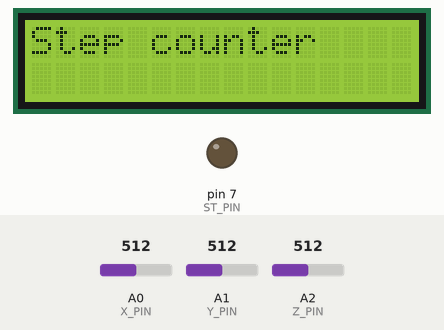
This sketch was run on a simulated Arduino Uno, built with avr-gcc and run on an emulated ATmega328P. Shown: 16×2 character LCD, output pins drawn as LEDs (lit = HIGH). Inputs (shaded band) come from the test bench; at power-on: A0 (X_PIN) = 512, A1 (Y_PIN) = 512, A2 (Z_PIN) = 512. What the sketch prints to the serial monitor is not drawn.

Above: at 0.1 s.
At 1.1 s:
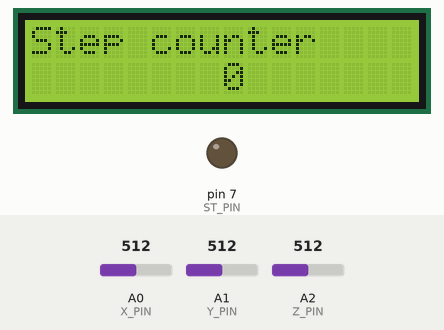

The sketch:

butterworth_filter_demo.ino
```cpp
// #include <math.h>

// double a[2] = {1.95558189, -0.95654717};
// double b[3] = {0.00024132, 0.00048264, 0.00024132};
// double inputs[3] = {0, 0, 0};
// double outputs[3] = {0, 0, 0};

// void setup() {
//   // put your setup code here, to run once:
//   Serial.begin(57600);
// }

// void loop() {
//   // put your main code here, to run repeatedly:
//   float t = ((float)millis())/1000;
//   inputs[0] = 1 * sin(2.0*3.14*2.0*t) + 0.2 * sin(2.0*3.14*50.0*t);
//   outputs[0] = a[0]*outputs[1] + a[1]*outputs[2] + b[0]*inputs[0] + b[1]*inputs[1] + b[2]*inputs[2];
//   inputs[2] = inputs[1];
//   inputs[1] = inputs[0];
//   outputs[2] = outputs[1];
//   outputs[1] = outputs[0];

//   Serial.print("Input:");
//   Serial.print(inputs[0]);
//   Serial.print(",");
//   Serial.print("Time:");
//   Serial.println(outputs[0]);
//   delay(1);
// }

#include <Wire.h>              // for I2C
#include <LiquidCrystal_I2C.h> // the LCD display over I2C
LiquidCrystal_I2C lcd(0x27,16,2);

const int X_PIN = A0;
const int Y_PIN = A1;
const int Z_PIN = A2;
const int ST_PIN = 7;

double a[2] = {-0.13463524, -0.17477906};
double b[3] = {0.32735357, 0.65470715, 0.32735357};
double inputs[3] = {0, 0, 0};
double outputs[3] = {0, 0, 0};

int zero_values[3] = {333, 324, 400};
int test_values[3] = {262, 396, 538};
double scaling_factors[3] = {-325/(300*(double)(test_values[0] - zero_values[0])), 325/(300*(double)(test_values[1] - zero_values[1])), 550/(300*(double)(test_values[2] - zero_values[2]))};

void lcd_init() {
  lcd.init();      // initialize the lcd
  lcd.backlight(); // turn on backlight
  lcd.clear();     // clear the LCD, i.e. remove all characters
  lcd.setCursor(0,0); // set cursor to 1st column, 1st row (numbering starts from 0)
  lcd.print("Step counter");
  delay(1000);
  lcd.setCursor(8,1); // set cursor to 9th column, 2nd row
  lcd.print("0");
}

void calibration() {
  digitalWrite(ST_PIN, LOW);
  delay(2000);

  zero_values[0] = analogRead(X_PIN);
  zero_values[1] = analogRead(Y_PIN);
  zero_values[2] = analogRead(Z_PIN);

  digitalWrite(ST_PIN, HIGH);
  delay(2000);

  test_values[0] = analogRead(X_PIN);
  test_values[1] = analogRead(Y_PIN);
  test_values[2] = analogRead(Z_PIN);

  scaling_factors[0] = -325/(300*(double)(test_values[0] - zero_values[0]));
  scaling_factors[1] = 325/(300*(double)(test_values[1] - zero_values[1]));
  scaling_factors[2] = 550/(300*(double)(test_values[2] - zero_values[2]));

  digitalWrite(ST_PIN, LOW);
}

double acc_square_magnitude() {
  double x_acc = scaling_factors[0] * (analogRead(X_PIN) - zero_values[0]);
  double y_acc = scaling_factors[1] * (analogRead(Y_PIN) - zero_values[1]);
  double z_acc = scaling_factors[2] * (analogRead(Z_PIN) - zero_values[2]);
  return x_acc * x_acc + y_acc * y_acc + z_acc * z_acc;
}

double butterworth(double input) {
  inputs[0] = input;
  outputs[0] = a[0]*outputs[1] + a[1]*outputs[2] + b[0]*inputs[0] + b[1]*inputs[1] + b[2]*inputs[2];
  inputs[2] = inputs[1];
  inputs[1] = inputs[0];
  outputs[2] = outputs[1];
  outputs[1] = outputs[0];
  return outputs[0];
}

void setup() {
  Serial.begin(57600);
  pinMode(ST_PIN, OUTPUT);
  lcd_init();
  // calibration();
}

unsigned long lastStepTime = millis();
int stepCounter = 0;
bool steppedUp = false;

void loop() {
  // Serial.print("X:");
  // Serial.println(scaling_factors[0] * (analogRead(X_PIN) - zero_values[0]));
  // Serial.print(",");
  // Serial.print("Y:");
  // Serial.println(scaling_factors[1] * (analogRead(Y_PIN) - zero_values[1]));
  // Serial.print(",");
  // Serial.print("Z:");
  // Serial.println(scaling_factors[2] * (analogRead(Z_PIN) - zero_values[2]));
  // Serial.print(",");
  double magnitude = acc_square_magnitude();
  Serial.print("Acc:");
  Serial.println(magnitude);
  Serial.print(",");
  Serial.print("Acc filtered:");
  double filteredMagnitude = butterworth(magnitude);
  Serial.println(filteredMagnitude);
  if (!steppedUp && filteredMagnitude > 0.04) {
    steppedUp = true;
    lastStepTime = millis();
  }
  if (steppedUp && filteredMagnitude < 0.01 && millis() - lastStepTime > 500) {
    steppedUp = false;
    stepCounter ++;
  }
  Serial.println(stepCounter);
  // delay(1);
  lcd.setCursor(8,1); // set cursor to 9th column, 2nd row
  lcd.print(String(stepCounter));
}
```
